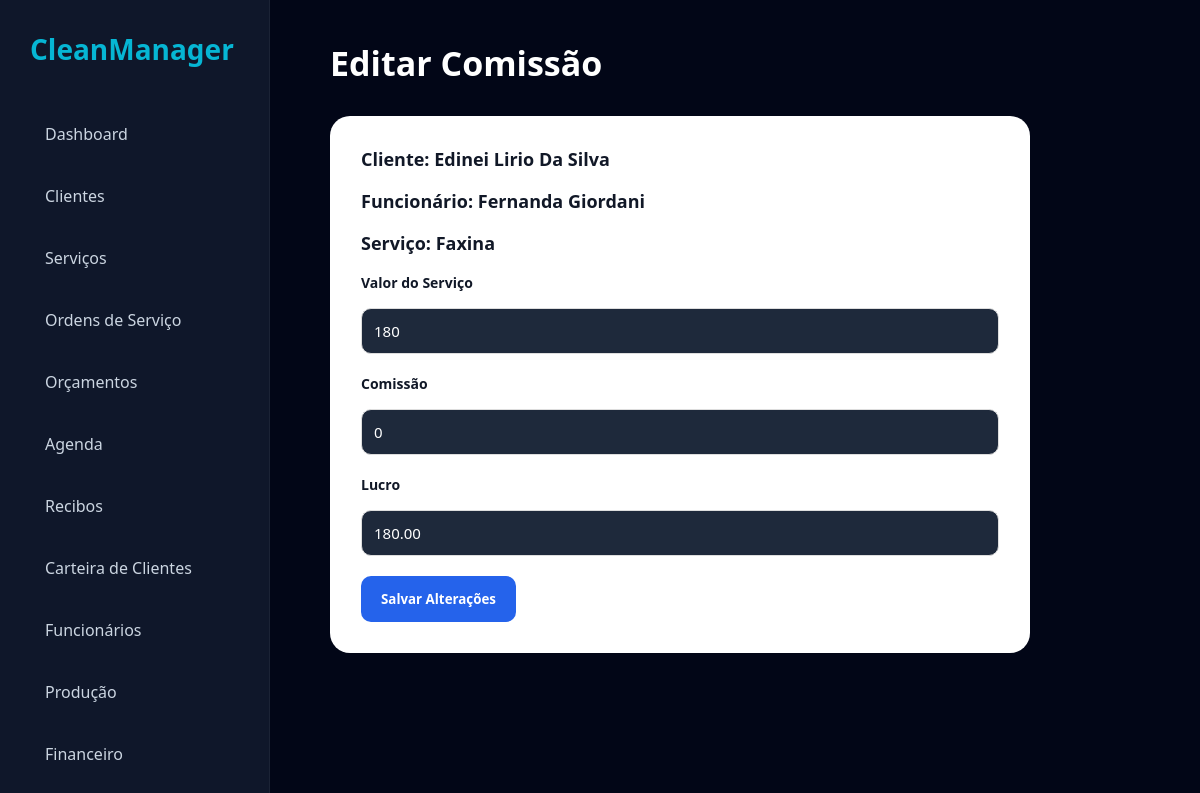
Screenshot of /admin/editar-comissao.php?id=31 with the database file from the repository.
### tables this page shows
CREATE TABLE historico_servicos (

id INTEGER PRIMARY KEY AUTOINCREMENT,

orcamento_id INTEGER,

cliente TEXT,

telefone TEXT,

endereco TEXT,

servico TEXT,

descricao TEXT,

valor REAL,

data_execucao TEXT,

status_pagamento TEXT

, recibo_gerado TEXT, funcionario_id INTEGER, funcionario_nome TEXT, comissao REAL DEFAULT 0, observacoes TEXT, foto_antes TEXT, foto_depois TEXT, assinatura_cliente TEXT, checklist TEXT, data_finalizacao TEXT, lucro REAL DEFAULT 0, forma_pagamento TEXT, data_recebimento TEXT);

### admin/editar-comissao.php (the view, shortened to what this page needs)
<?php
include '../config/conexao.php';
$id=(int)$_GET['id'];
$servico=$db->querySingle("
SELECT *
FROM historico_servicos
WHERE id=$id
",true);
?>
<!DOCTYPE html>
<html lang="pt-br">
<head>
<link rel="stylesheet" href="../assets/css/dashboard.css">
</head>
<body>
<?php include '../includes/sidebar.php'; ?>
<div class="content">
<div class="topbar">
<h1>Editar Comissão</h1>
</div>
<div class="card">
<div class="info">
<b>Cliente:</b>
<?= $servico['cliente']; ?>
</div>
<div class="info">
<b>Funcionário:</b>
<?= $servico['funcionario_nome']; ?>
</div>
<div class="info">
<b>Serviço:</b>
<?= $servico['servico']; ?>
</div>
<form method="POST" action="salvar-comissao.php">
<label>
Valor do Serviço
</label>
<input
type="text"
id="valor"
value="<?= $servico['valor']; ?>"
readonly>
<label>
Comissão
</label>
<input
type="number"
step="0.01"
name="comissao"
id="comissao"
value="<?= $servico['comissao']; ?>"
onkeyup="calcular()">
<label>
Lucro
</label>
<input
type="text"
id="lucro"
value="<?= $servico['lucro']; ?>"
readonly>
<button>
Salvar Alterações
</button>
</form>
</div>
</div>
</body>
</html>

### assets/css/dashboard.css (style rules this page uses)
* { margin: 0; padding: 0; box-sizing: border-box; font-family: "Segoe UI", sans-serif; }
body { background: #020617; color: white; }
.content { margin-left: 290px; padding: 40px; }
.topbar { display: flex; justify-content: space-between; align-items: center; margin-bottom: 30px; }
.topbar h1 { font-size: 34px; }
.card { background: #111827; padding: 30px; border-radius: 24px; margin-bottom: 25px; border: 1px solid rgba(255, 255, 255, 0.05); }
input, select { width: 100%; padding: 16px; background: #1e293b; border: none; border-radius: 14px; color: white; margin-bottom: 18px; font-size: 15px; }
button { background: #06b6d4; color: white; border: none; padding: 16px 22px; border-radius: 14px; font-weight: bold; cursor: pointer; transition: 0.3s; }
label { display: block; margin-bottom: 8px; color: #cbd5e1; font-size: 14px; }

### admin/editar-comissao.php (style rules this page uses)
.card { background:#fff; padding:30px; border-radius:20px; max-width:700px; }
input { width:100%; padding:12px; border-radius:10px; border:1px solid #ddd; margin-top:8px; margin-bottom:20px; }
button { background:#2563eb; color:white; padding:14px 20px; border:none; border-radius:10px; cursor:pointer; }
.info { color:#111827; font-size:18px; margin-bottom:18px; font-weight:600; }
label { color:#111827; font-weight:bold; display:block; margin-bottom:8px; }

### rows the page displays
historico_servicos: cliente "Edinei Lirio Da Silva", funcionario_nome "Fernanda Giordani", servico "Faxina", valor "180", comissao "0", lucro "180.00"
